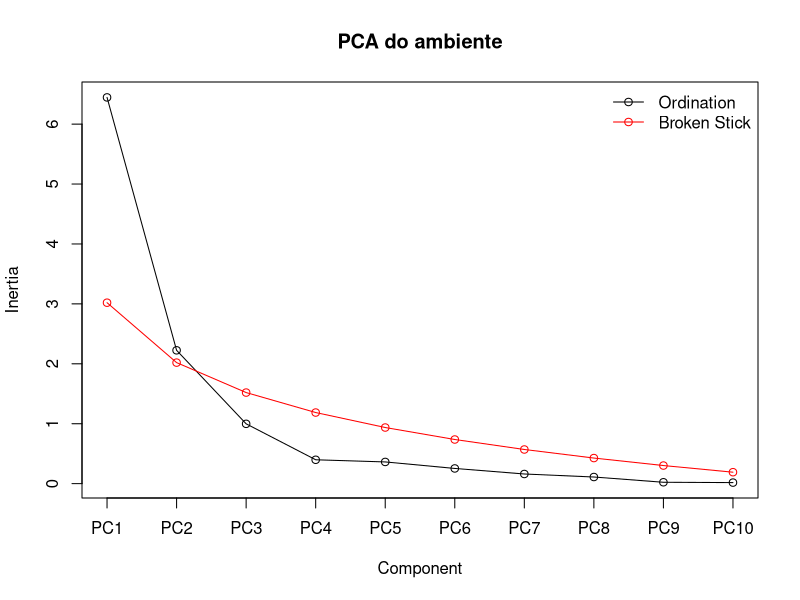
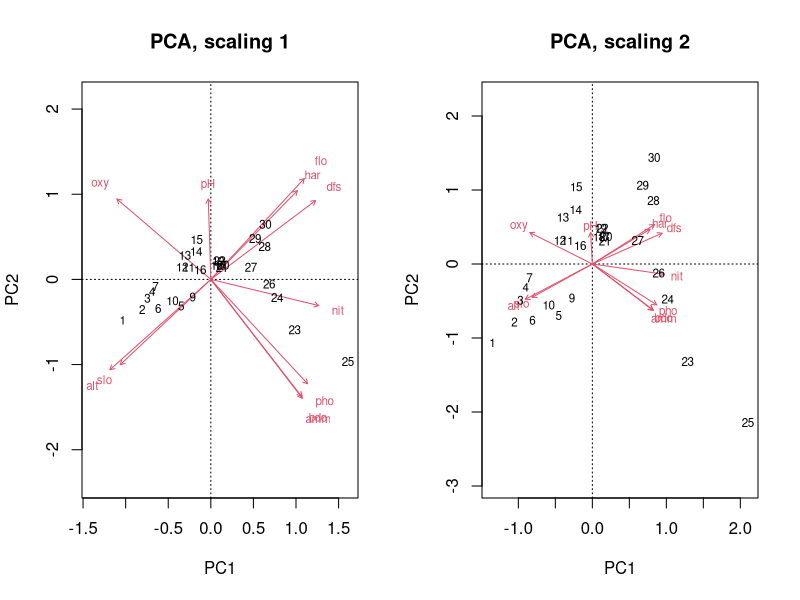
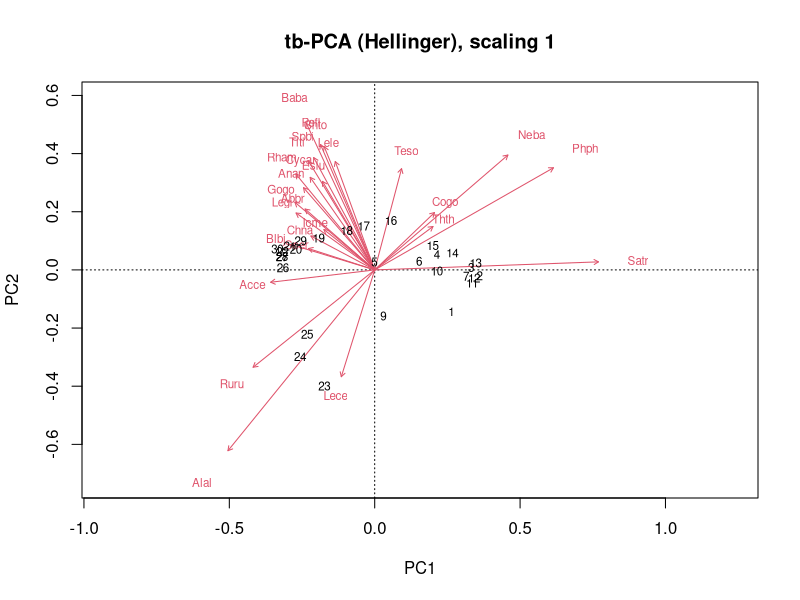
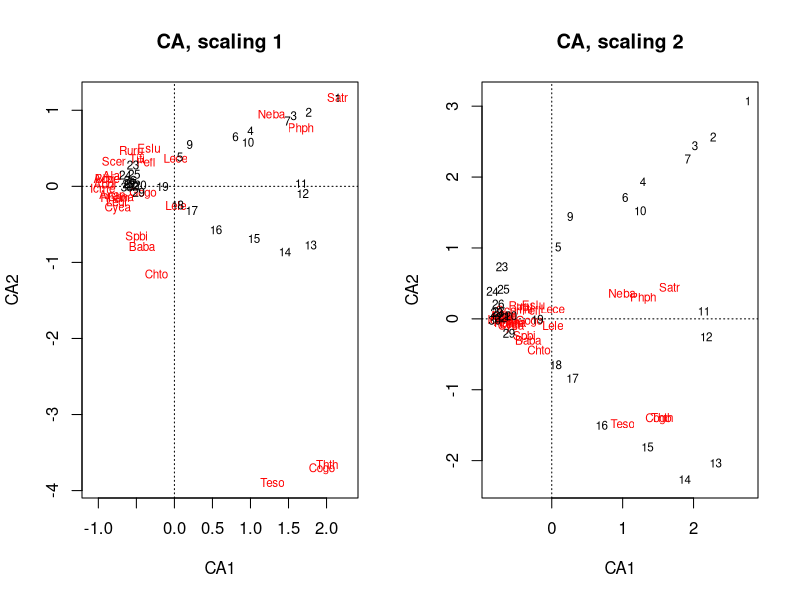
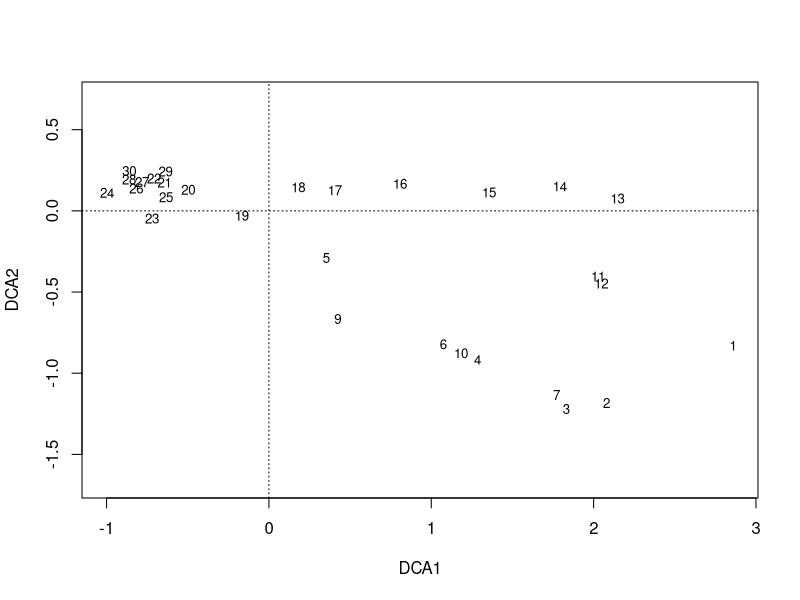
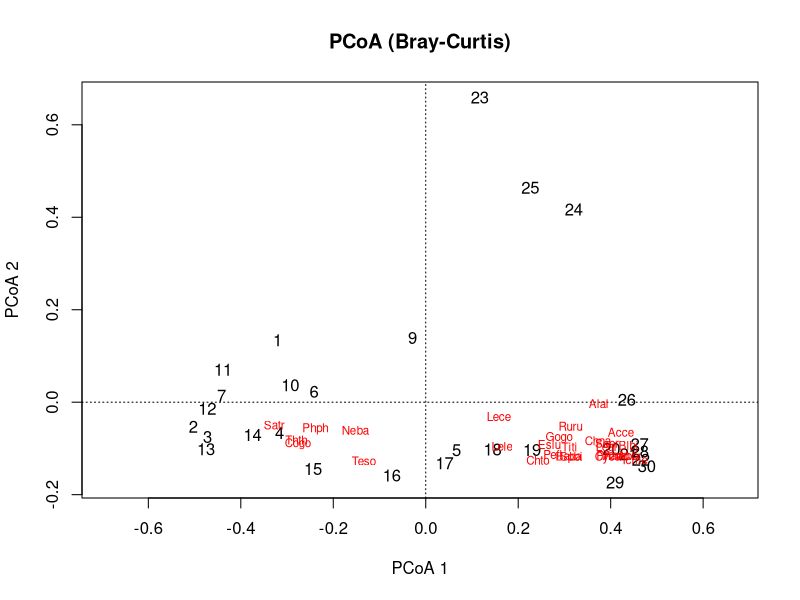
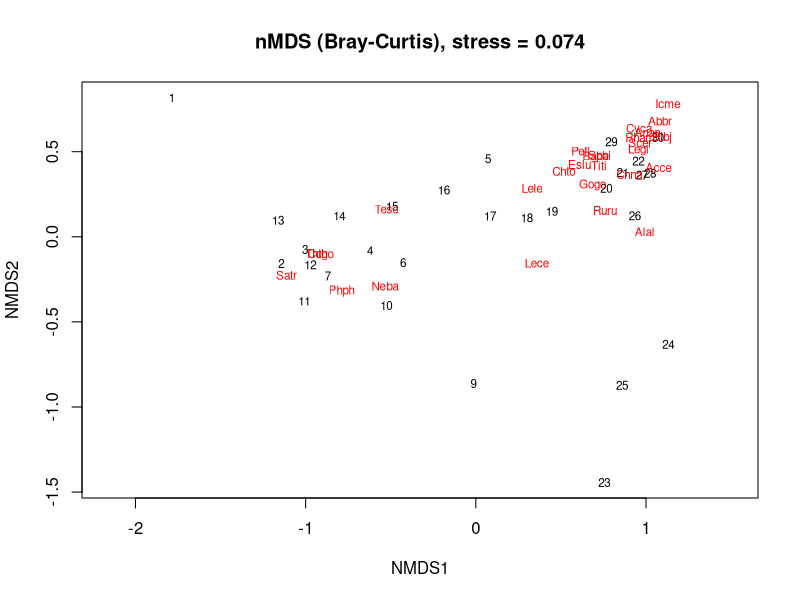
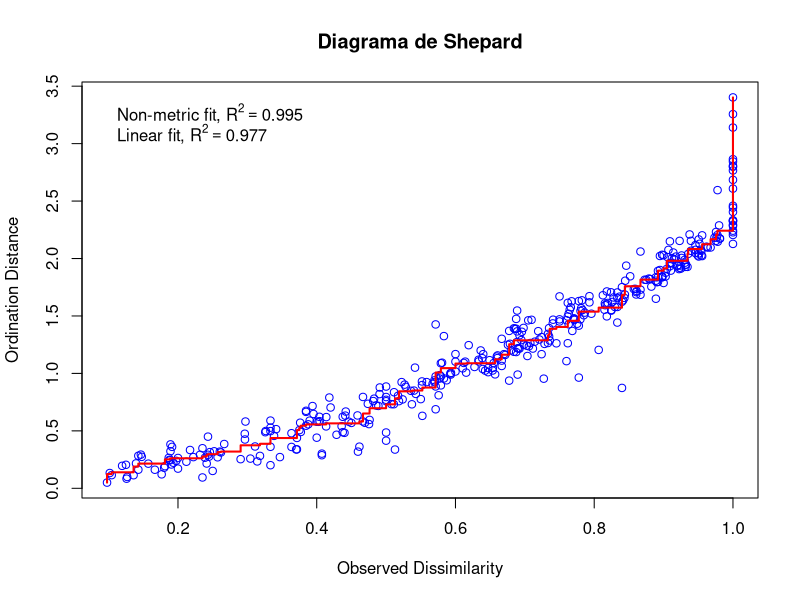

Reproduce these figures in R, in order.
## ---- chunk 1
library(vegan)
library(ape)      # pcoa()

data(doubs, package = "ade4")
spe <- doubs$fish[-8, ]
env <- doubs$env[-8, ]
## ---- chunk 2
env.pca <- rda(env, scale = TRUE)
env.pca
summary(env.pca)
## ---- chunk 3
ev <- eigenvals(env.pca)
ev[ev > mean(ev)]   # Kaiser-Guttman: autovalores acima da média
## ---- chunk 4
bs <- bstick(env.pca)
cbind(autovalor = ev, broken_stick = bs)
screeplot(env.pca, bstick = TRUE, type = "lines", main = "PCA do ambiente")
## ---- chunk 5
par(mfrow = c(1, 2))
biplot(env.pca, scaling = 1, main = "PCA, scaling 1")
biplot(env.pca, scaling = 2, main = "PCA, scaling 2")
par(mfrow = c(1, 1))
## ---- chunk 6
sit <- scores(env.pca, display = "sites", choices = 1:2, scaling = 1)
round(cor(env, sit), 2)
## ---- chunk 7
spe.hel <- decostand(spe, "hellinger")
spe.pca <- rda(spe.hel)
biplot(spe.pca, scaling = 1, main = "tb-PCA (Hellinger), scaling 1")
## ---- chunk 8
spe.ca <- cca(spe)
spe.ca
summary(spe.ca)
## ---- chunk 9
par(mfrow = c(1, 2))
plot(spe.ca, scaling = 1, main = "CA, scaling 1")
plot(spe.ca, scaling = 2, main = "CA, scaling 2")
par(mfrow = c(1, 1))
## ---- chunk 10
spe.dca <- decorana(spe)
spe.dca
diff(range(scores(spe.dca, display = "sites", choices = 1)))   # comprimento do DCA1
plot(spe.dca, display = "sites", type = "text")
## ---- chunk 11
spe.bray <- vegdist(spe)
spe.pcoa <- cmdscale(spe.bray, k = nrow(spe) - 1, eig = TRUE)
round(spe.pcoa$eig, 3)
## ---- chunk 12
# 1. raiz quadrada de Bray-Curtis, que é euclidiana
spe.pcoa.sq <- cmdscale(sqrt(spe.bray), k = nrow(spe) - 1, eig = TRUE)
min(spe.pcoa.sq$eig)   # praticamente zero: só erro numérico

# 2. correção de Lingoes e 3. correção de Cailliez
spe.pcoa.lin <- pcoa(spe.bray, correction = "lingoes")
spe.pcoa.cai <- pcoa(spe.bray, correction = "cailliez")
head(spe.pcoa.lin$values)
## ---- chunk 13
ev.pos <- spe.pcoa$eig[spe.pcoa$eig > 0]
bs.pcoa <- bstick(length(ev.pos), tot.var = sum(ev.pos))
which(ev.pos > bs.pcoa)   # eixos acima do broken stick
round(100 * ev.pos[1:2] / sum(ev.pos), 1)   # % da variação nos eixos 1 e 2
## ---- chunk 14
coord <- spe.pcoa$points[, 1:2]
plot(coord, type = "n", asp = 1, xlab = "PCoA 1", ylab = "PCoA 2",
     main = "PCoA (Bray-Curtis)")
abline(h = 0, v = 0, lty = 3)
text(coord, labels = rownames(spe))
spe.wa <- wascores(coord, spe)
text(spe.wa, labels = rownames(spe.wa), cex = 0.7, col = "red")
## ---- chunk 15
set.seed(1)
spe.nmds <- metaMDS(spe, distance = "bray", k = 2, trymax = 100, trace = FALSE)
spe.nmds
spe.nmds$stress
## ---- chunk 16
plot(spe.nmds, type = "t", main = paste("nMDS (Bray-Curtis), stress =",
                                        round(spe.nmds$stress, 3)))
## ---- chunk 17
stressplot(spe.nmds, main = "Diagrama de Shepard")
## ---- chunk 18
set.seed(1)
protest(spe.nmds, spe.pcoa$points[, 1:2], permutations = 999)
